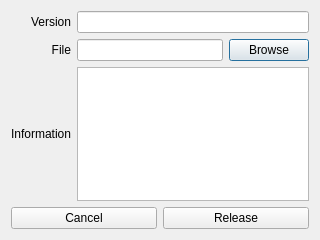
<?xml version="1.0" encoding="UTF-8"?>
<ui version="4.0">
 <class>ReleaseAppDialog</class>
 <widget class="QDialog" name="ReleaseAppDialog">
  <property name="geometry">
   <rect>
    <x>0</x>
    <y>0</y>
    <width>320</width>
    <height>240</height>
   </rect>
  </property>
  <property name="windowTitle">
   <string>Dialog</string>
  </property>
  <layout class="QVBoxLayout" name="verticalLayout">
   <item>
    <layout class="QGridLayout" name="gridLayout">
     <item row="0" column="0">
      <widget class="QLabel" name="label">
       <property name="text">
        <string>Version</string>
       </property>
       <property name="alignment">
        <set>Qt::AlignRight|Qt::AlignTrailing|Qt::AlignVCenter</set>
       </property>
      </widget>
     </item>
     <item row="1" column="0">
      <widget class="QLabel" name="label_3">
       <property name="text">
        <string>File</string>
       </property>
       <property name="alignment">
        <set>Qt::AlignRight|Qt::AlignTrailing|Qt::AlignVCenter</set>
       </property>
      </widget>
     </item>
     <item row="2" column="0">
      <widget class="QLabel" name="label_2">
       <property name="text">
        <string>Information</string>
       </property>
       <property name="alignment">
        <set>Qt::AlignRight|Qt::AlignTrailing|Qt::AlignVCenter</set>
       </property>
      </widget>
     </item>
     <item row="1" column="1">
      <widget class="QLineEdit" name="leFile">
       <property name="readOnly">
        <bool>true</bool>
       </property>
      </widget>
     </item>
     <item row="1" column="2">
      <widget class="QPushButton" name="pbBrowse">
       <property name="text">
        <string>Browse</string>
       </property>
      </widget>
     </item>
     <item row="0" column="1" colspan="2">
      <widget class="QLineEdit" name="leVersion"/>
     </item>
     <item row="2" column="1" colspan="2">
      <widget class="QTextEdit" name="textEdit"/>
     </item>
    </layout>
   </item>
   <item>
    <layout class="QHBoxLayout" name="horizontalLayout">
     <item>
      <widget class="QPushButton" name="pbCancel">
       <property name="text">
        <string>Cancel</string>
       </property>
      </widget>
     </item>
     <item>
      <widget class="QPushButton" name="pbRelease">
       <property name="text">
        <string>Release</string>
       </property>
      </widget>
     </item>
    </layout>
   </item>
  </layout>
 </widget>
 <resources/>
 <connections/>
</ui>
